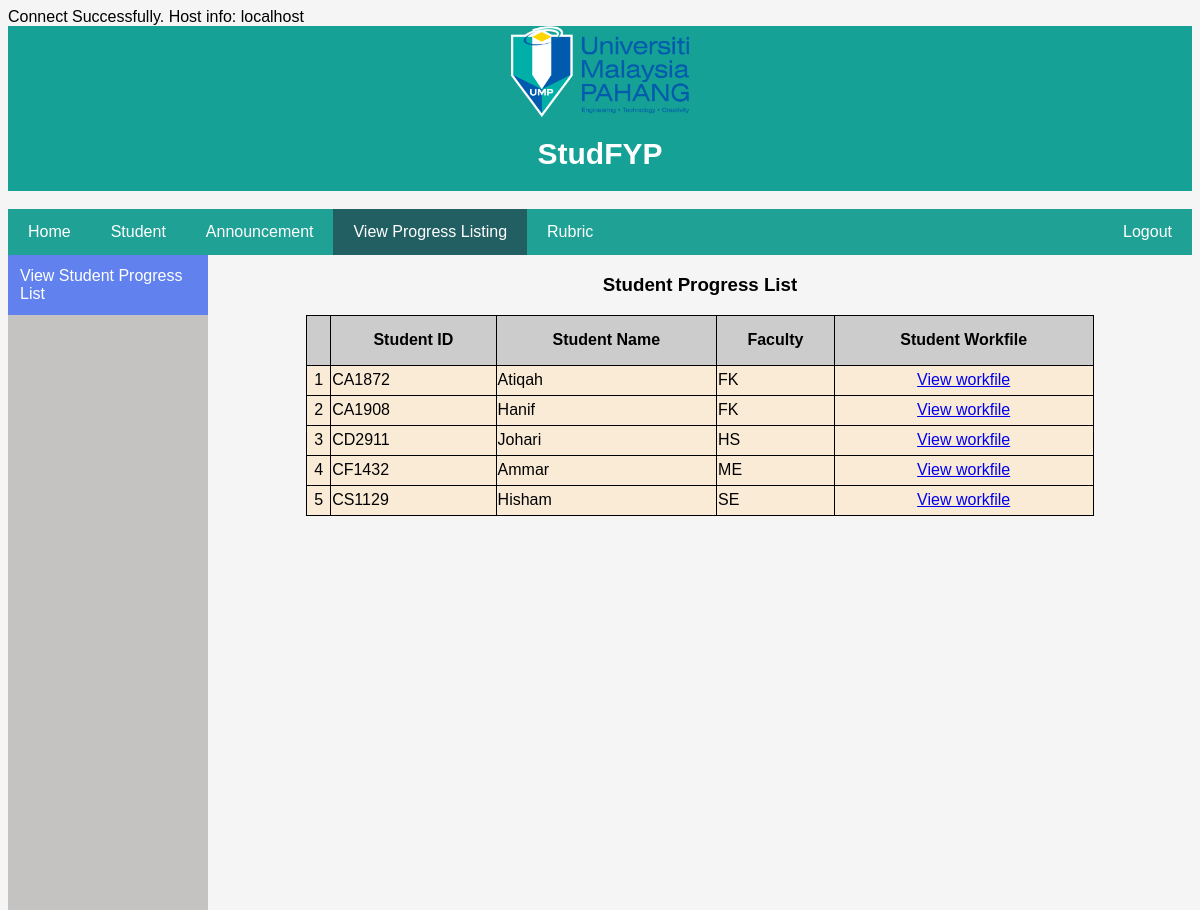
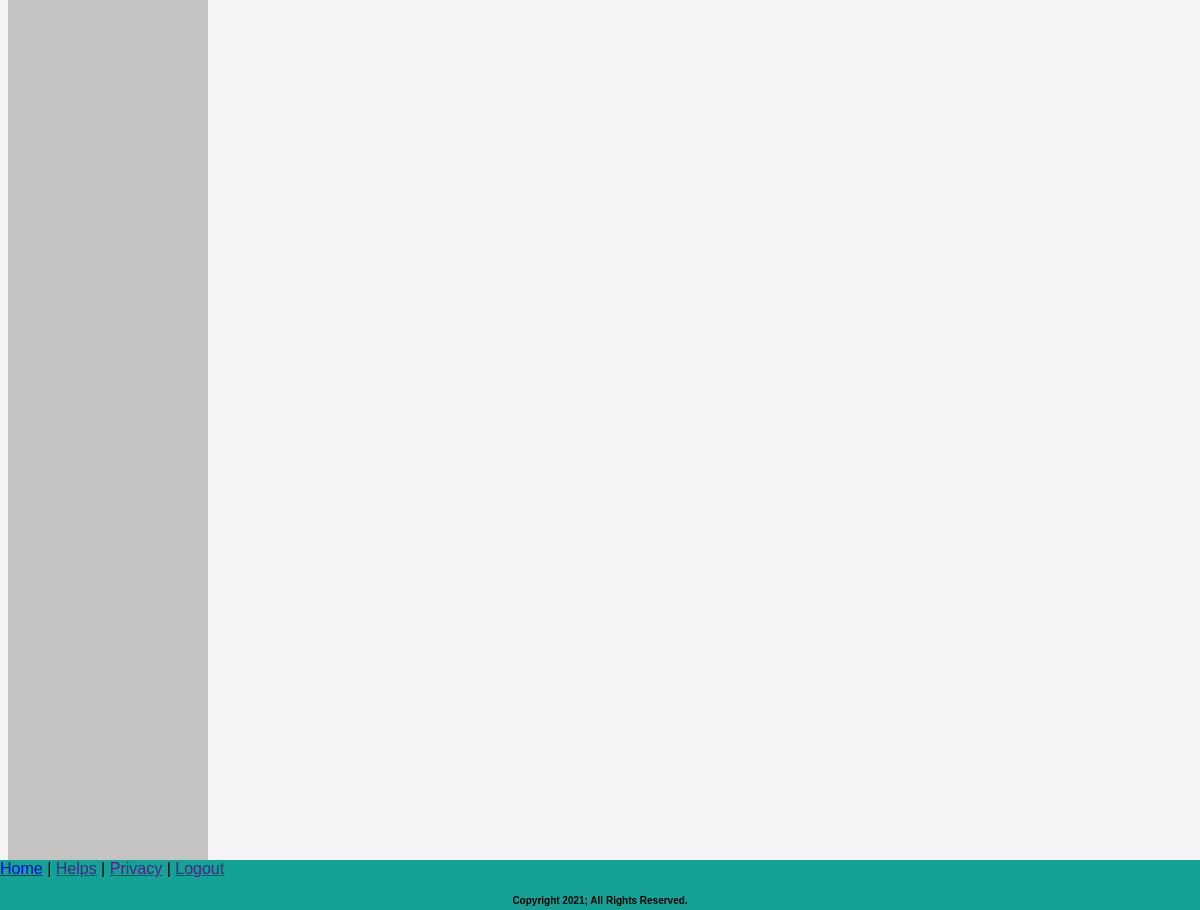
/view_progress_listing.php, run on the app's committed database (2 pictures, top to bottom).
### tables this page shows
CREATE TABLE `workfile` (
  `WorkfileID` varchar(20) NOT NULL,
  `Workfile_date` date NOT NULL,
  `StudentID` varchar(20) NOT NULL,
  `LogbookID` varchar(20) NOT NULL,
  `ThesisID` varchar(20) NOT NULL,
  `EvaluatorID` varchar(20) NOT NULL,
  `SupervisorID` varchar(20) NOT NULL,
  `LecturerID` varchar(20) NOT NULL,
  `IndustrialID` varchar(20) NOT NULL
);

CREATE TABLE `student` (
  `StudentID` varchar(20) NOT NULL,
  `Student_Name` varchar(100) NOT NULL,
  `Student_Email` varchar(100) NOT NULL,
  `Student_Phone` int(20) NOT NULL,
  `Student_Info` varchar(100) NOT NULL,
  `Faculty_Code` varchar(20) NOT NULL,
  `EvaluatorID` varchar(20) NOT NULL,
  `WorkfileID` varchar(20) NOT NULL,
  `SupervisorID` varchar(20) NOT NULL,
  `RubricID` varchar(20) NOT NULL,
  `Faculty_Announcement` varchar(100) NOT NULL,
  `IndustrialID` varchar(20) NOT NULL
);

### view_progress_listing.php (the view, shortened to what this page needs)
<?php
include ("databaseFYP.php");
?>
<!DOCTYPE html>
<html>
    <head>
        <link rel="stylesheet" type="text/css" href="./css/coordinator.css">
    </head>
    <body>
        <header>
            <img src= ./img/logo1.png width=15%>
            <h1>StudFYP</h1>
        </header>
        <br>
            <div class="navbar_mid">
                <a href="coordinatorPage.php">Home</a>
                <a href="student-supervisor.php">Student</a>
                <a href="announcement.php">Announcement</a>
                <a class="active" href="view_progress_listing.php">View Progress Listing</a>
                <a href="rubric_list.php">Rubric</a>
                <a href="" style="float:right">Logout</a>
            </div>
            <div class="vertical-menu">
                <a class="active" href="view_progress_listing.php">View Student Progress List</a>
            </div>
        <main>
        <center>
            <h3>Student Progress List</h3>
            <table class="stud-table">
                <tr>
                    <th></th>
                    <th>Student ID</th>
                    <th>Student Name</th>
                    <th>Faculty</th>
                    <th>Student Workfile</th>
                </tr>
                <?php
                $count=1;
                $sql = "SELECT w.WorkfileID, w.StudentID, s.Student_Name, s.Faculty_Code
                FROM workfile w, student s
                WHERE s.StudentID = w.StudentID
                ORDER BY w.StudentID";
                $result = mysqli_query($conn,$sql);
                while($row = mysqli_fetch_array($result)) { ?>
                    <tr>
                        <td align="center"><?php echo $count; ?></td>
                        <td><?php echo $row['StudentID']; ?></td>
                        <td><?php echo $row['Student_Name']; ?></td>
                        <td><?php echo $row['Faculty_Code']; ?></td>
                        <td align="center"><a href="workfile.php?StudentID=<?php echo $row['StudentID']; ?>">View workfile</a></td>
                    </tr>
                <?php $count++; } ?>
            </table>
        </center>
        </main>
        <footer>
        <div class="footer">
            <a href="coordinatorPage.php">Home</a> |
            <a href="">Helps</a> |
            <a href="">Privacy</a> |
            <a href="">Logout</a>
            <br>
            <h5>Copyright 2021; All Rights Reserved.</h5>
        </div>
        </footer>
    </body>
</html>

### css/coordinator.css (style rules this page uses)
* { box-sizing: border-box; }
body { font-family: Arial, Helvetica, sans-serif; }
header { background-color: #15a195; padding: 0.1px; text-align: center; font-size: 15px; color: white; }
.navbar_mid { overflow: hidden; background-color:#20a195; left:50%; }
.navbar_mid a { float: left; display: block; color: white; padding: 14px 20px; text-decoration: none; }
.navbar_mid a.active { background-color:#225f63; color: white; }
.footer { position: fixed; left: 0; bottom: 0; width: 100%; height: 50px; background-color:#15a195; }
.footer h5 { text-align: center; font-size: 10px; color: black; }
body { background-color: #f5f5f5; }
.vertical-menu { width: 200px; height: 100%; display: table-cell; float: left; margin: 0; padding: 0; background-color: #c5c2c2; position: absolute; height: 100%; overflow: auto; }
.vertical-menu a { background-color: #eee; color: black; display: block; padding: 12px; text-decoration: none; }
.vertical-menu a.active { background-color: #6182ee; color: white; }
main { margin-left: 200px; }
.stud-table th { height: 50px; background-color:#ccc; }
.stud-table td { height: 30px; background-color: antiquewhite; }

### view_progress_listing.php (style rules this page uses)
table { width: 80%; }
table, th, td { border: 1px solid #000; border-collapse: collapse; }

### data on the page
workfile: StudentID "CA1872", StudentID.Student_Name "Atiqah", StudentID.Faculty_Code "FK"
workfile: StudentID "CA1908", StudentID.Student_Name "Hanif", StudentID.Faculty_Code "FK"
workfile: StudentID "CD2911", StudentID.Student_Name "Johari", StudentID.Faculty_Code "HS"
workfile: StudentID "CF1432", StudentID.Student_Name "Ammar", StudentID.Faculty_Code "ME"
workfile: StudentID "CS1129", StudentID.Student_Name "Hisham", StudentID.Faculty_Code "SE"

### other printed values
mysqli_get_host_info($conn) "localhost"
